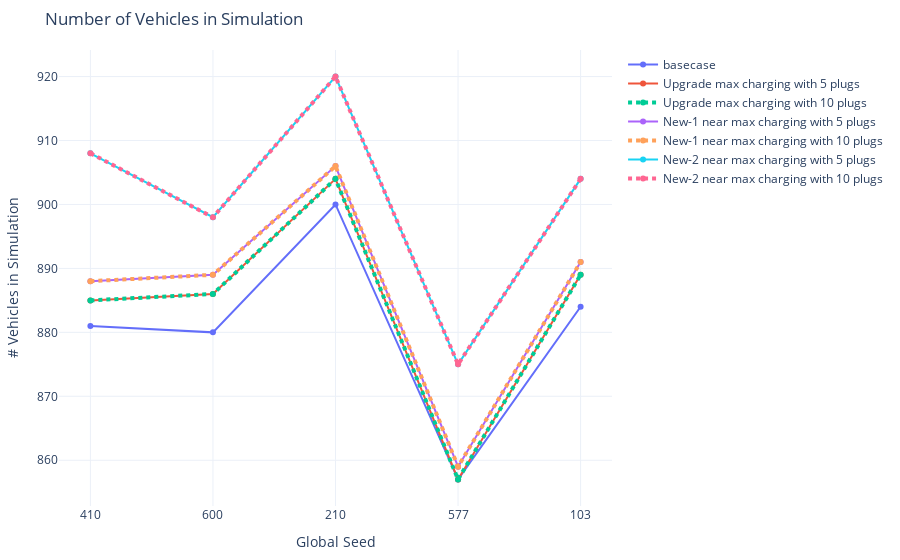

Notebook cell for this chart:
### Markdown cell above
#### 5.1 Vehicle Counts

### Code cell
# EVs in simulation
fig = go.Figure()
fig.add_trace(go.Scatter(x=seeds, y=count_stats[(500 <= count_stats['analysis_id']) & (count_stats['analysis_id']<= 504)].sort_values('analysis_id')['sim_count'],
                    mode='lines+markers',
                    name='basecase'))
fig.add_trace(go.Scatter(x=seeds, y=count_stats[(536 <= count_stats['analysis_id']) & (count_stats['analysis_id']<= 540)].sort_values('analysis_id')['sim_count'],
                    mode='lines+markers',
                    name='Upgrade max charging with 5 plugs'))
fig.add_trace(go.Scatter(x=seeds, y=count_stats[(541 <= count_stats['analysis_id']) & (count_stats['analysis_id']<= 545)].sort_values('analysis_id')['sim_count'],
                    mode='lines+markers',
                    name='Upgrade max charging with 10 plugs', line=dict(width=4, dash='dot')))
fig.add_trace(go.Scatter(x=seeds, y=count_stats[(546 <= count_stats['analysis_id']) & (count_stats['analysis_id']<= 550)].sort_values('analysis_id')['sim_count'],
                    mode='lines+markers',
                    name='New-1 near max charging with 5 plugs'))
fig.add_trace(go.Scatter(x=seeds, y=count_stats[(551 <= count_stats['analysis_id']) & (count_stats['analysis_id']<= 555)].sort_values('analysis_id')['sim_count'],
                    mode='lines+markers',
                    name='New-1 near max charging with 10 plugs', line=dict(width=4, dash='dot')))
fig.add_trace(go.Scatter(x=seeds, y=count_stats[(556 <= count_stats['analysis_id']) & (count_stats['analysis_id']<= 560)].sort_values('analysis_id')['sim_count'],
                    mode='lines+markers',
                    name='New-2 near max charging with 5 plugs'))
fig.add_trace(go.Scatter(x=seeds, y=count_stats[(561 <= count_stats['analysis_id']) & (count_stats['analysis_id']<= 565)].sort_values('analysis_id')['sim_count'],
                    mode='lines+markers',
                    name='New-2 near max charging with 10 plugs', line=dict(width=4, dash='dot')))
fig.update_xaxes(type='category')
fig.update_layout(margin=dict(l=20, r=20, t=50, b=20), uniformtext_minsize=8, uniformtext_mode='hide', template='plotly_white', title="Number of Vehicles in Simulation",
        yaxis_title="# Vehicles in Simulation", 
        xaxis_title="Global Seed")
fig.show()

### Figure 1 — Plotly figure (JSON) as saved in the notebook; plotly's stock layout.template omitted (floating-point values rounded to 4 significant figures)
{"data": [{"mode": "lines+markers", "name": "basecase", "type": "scatter", "x": ["410", "600", "210", "577", "103"], "y": [881, 880, 900, 857, 884]}, {"mode": "lines+markers", "name": "Upgrade max charging with 5 plugs", "type": "scatter", "x": ["410", "600", "210", "577", "103"], "y": [885, 886, 904, 857, 889]}, {"line": {"dash": "dot", "width": 4}, "mode": "lines+markers", "name": "Upgrade max charging with 10 plugs", "type": "scatter", "x": ["410", "600", "210", "577", "103"], "y": [885, 886, 904, 857, 889]}, {"mode": "lines+markers", "name": "New-1 near max charging with 5 plugs", "type": "scatter", "x": ["410", "600", "210", "577", "103"], "y": [888, 889, 906, 859, 891]}, {"line": {"dash": "dot", "width": 4}, "mode": "lines+markers", "name": "New-1 near max charging with 10 plugs", "type": "scatter", "x": ["410", "600", "210", "577", "103"], "y": [888, 889, 906, 859, 891]}, {"mode": "lines+markers", "name": "New-2 near max charging with 5 plugs", "type": "scatter", "x": ["410", "600", "210", "577", "103"], "y": [908, 898, 920, 875, 904]}, {"line": {"dash": "dot", "width": 4}, "mode": "lines+markers", "name": "New-2 near max charging with 10 plugs", "type": "scatter", "x": ["410", "600", "210", "577", "103"], "y": [908, 898, 920, 875, 904]}], "layout": {"autosize": true, "margin": {"b": 20, "l": 20, "r": 20, "t": 50}, "title": {"text": "Number of Vehicles in Simulation"}, "uniformtext": {"minsize": 8, "mode": "hide"}, "xaxis": {"autorange": true, "range": [-0.2468, 4.247], "title": {"text": "Global Seed"}, "type": "category"}, "yaxis": {"autorange": true, "range": [852.6, 924.4], "title": {"text": "# Vehicles in Simulation"}, "type": "linear"}}}
